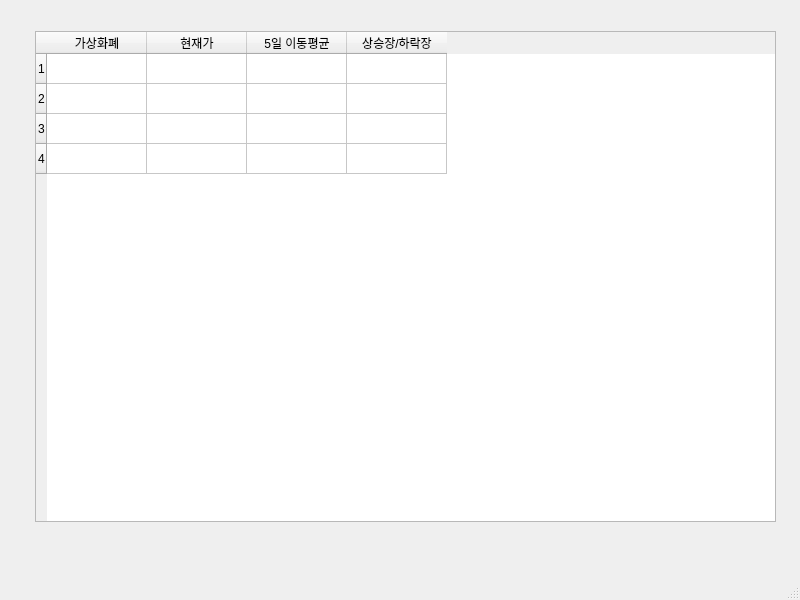
<?xml version="1.0" encoding="UTF-8"?>
<ui version="4.0">
 <class>MainWindow</class>
 <widget class="QMainWindow" name="MainWindow">
  <property name="geometry">
   <rect>
    <x>0</x>
    <y>0</y>
    <width>800</width>
    <height>600</height>
   </rect>
  </property>
  <property name="windowTitle">
   <string>MainWindow</string>
  </property>
  <widget class="QWidget" name="centralwidget">
   <widget class="QTableWidget" name="tableWidget">
    <property name="geometry">
     <rect>
      <x>35</x>
      <y>31</y>
      <width>741</width>
      <height>491</height>
     </rect>
    </property>
    <property name="rowCount">
     <number>4</number>
    </property>
    <row/>
    <row/>
    <row/>
    <row/>
    <column>
     <property name="text">
      <string>가상화폐</string>
     </property>
    </column>
    <column>
     <property name="text">
      <string>현재가</string>
     </property>
    </column>
    <column>
     <property name="text">
      <string>5일 이동평균</string>
     </property>
    </column>
    <column>
     <property name="text">
      <string>상승장/하락장</string>
     </property>
    </column>
   </widget>
  </widget>
  <widget class="QMenuBar" name="menubar">
   <property name="geometry">
    <rect>
     <x>0</x>
     <y>0</y>
     <width>800</width>
     <height>26</height>
    </rect>
   </property>
  </widget>
  <widget class="QStatusBar" name="statusbar"/>
 </widget>
 <resources/>
 <connections/>
</ui>
